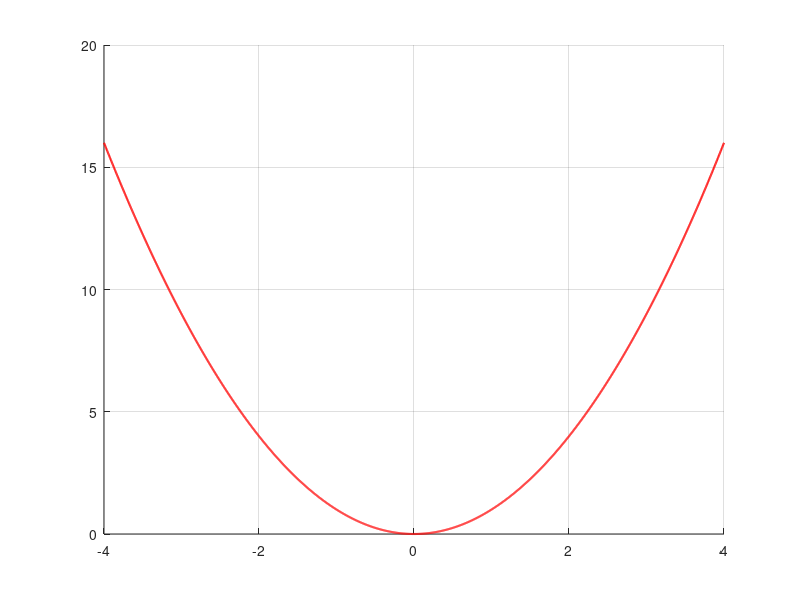

The MATLAB source for this figure: (Note: this script raises an error after producing the figure.)
close all; clc; clear;
figure();hold on; grid on;

x = linspace(-4,4,2000);   
g = x.^2;
plot(x,g,'r-','LineWidth',1.5)

numTerms = [3,5,10,20];
x = linspace(-6,6,2000);
for i = 1 : size(numTerms,2)
    plot(x,diffFTerms(numTerms(i), x),'LineWidth',1.5); 
end 

xlabel('$x$','FontSize',16,'interpreter','latex'); 
ylabel('$y$','FontSize',16, 'interpreter','latex');
title('Fourier Cosine Series for $x^2$','FontSize',16, 'interpreter','latex');
legend('$f(x) = x^2$','nT=3', 'nT=5', 'nT=10', 'nT=20', 'interpreter','latex', 'location', 'north' );
xlim([-6,6]);
ylim([-2,18]);

print -depsc Prob1Cosine.eps

function f = diffFTerms(Nf, x) 
    a0 = 3;
    a = zeros(1,Nf); 
    f = a0;
    for n = 1 : Nf     
        npi = n * pi;
        a(n) = (36 / (npi^2))*cos(npi);   
        fn = a(n)*cos((npi*x)/3);     
        f=f+fn; 
    end
end
